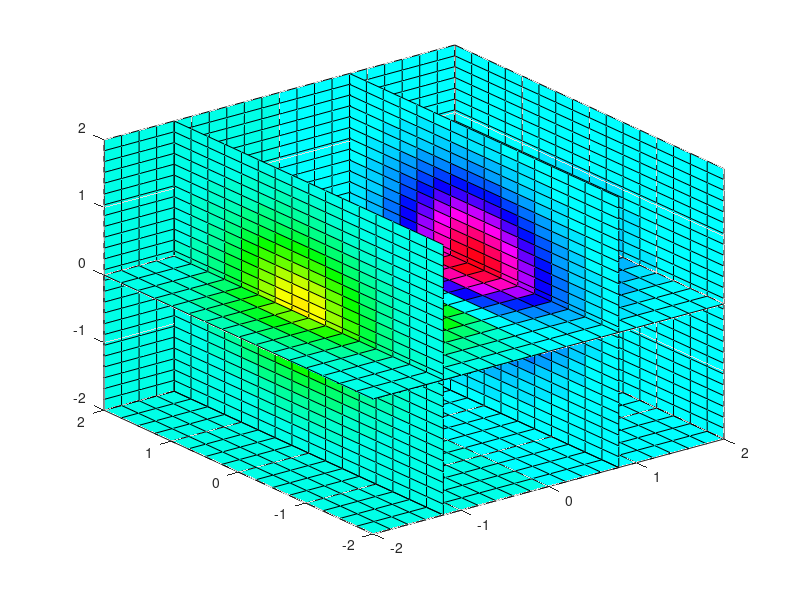

Source code (MATLAB):
[x,y,z] = meshgrid(-2:.2:2,-2:.25:2,-2:.16:2);
v = x.*exp(-x.^2-y.^2-z.^2);
xslice = [-1.2,.8,2]; 
yslice = 2; 
zslice = [-2,0];
slice(x,y,z,v,xslice,yslice,zslice)
colormap hsv